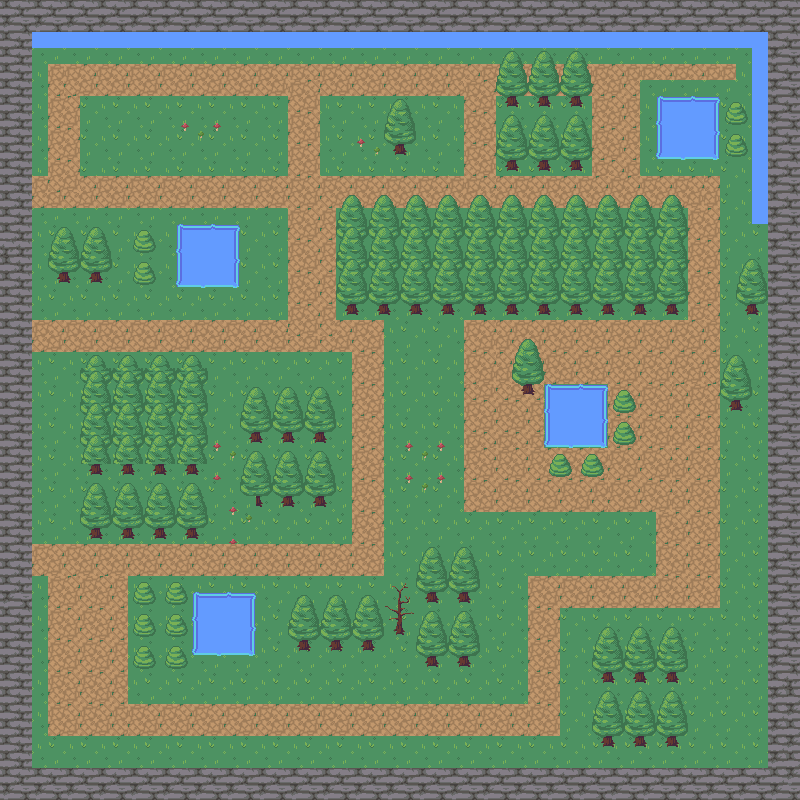

This game map was drawn from its Tiled (.tmx) file and the tilesets committed beside it. A one-line description and the trimmed map source follow:
An orthogonal 50x50 tile map with 16x16 px tiles, 5 tile layers (background, wall, water, ground, ...), 2 tilesets.

<map version="1.5" tiledversion="1.7.2" orientation="orthogonal" renderorder="right-down" width="50" height="50" tilewidth="16" tileheight="16" infinite="0" nextlayerid="6" nextobjectid="1">
 <tileset firstgid="1" source="../tileset/natureTileset.tsx" />
 <tileset firstgid="721" source="../tileset/natureTilesetAutumn.tsx" />
 <layer id="1" name="background" width="50" height="50">
  <data>[2500 cells, 2500 non-empty, 4 distinct tile ids]</data>
 </layer>
 <layer id="2" name="wall" width="50" height="50">
  <data>[2500 cells, 384 non-empty, 4 distinct tile ids]</data>
 </layer>
 <layer id="3" name="water" width="50" height="50">
  <data>[2500 cells, 121 non-empty, 19 distinct tile ids]</data>
 </layer>
 <layer id="4" name="ground" width="50" height="50">
  <data>[2500 cells, 690 non-empty, 4 distinct tile ids]</data>
 </layer>
 <layer id="5" name="tree" width="50" height="50">
  <data>[2500 cells, 617 non-empty, 28 distinct tile ids]</data>
 </layer>
</map>
